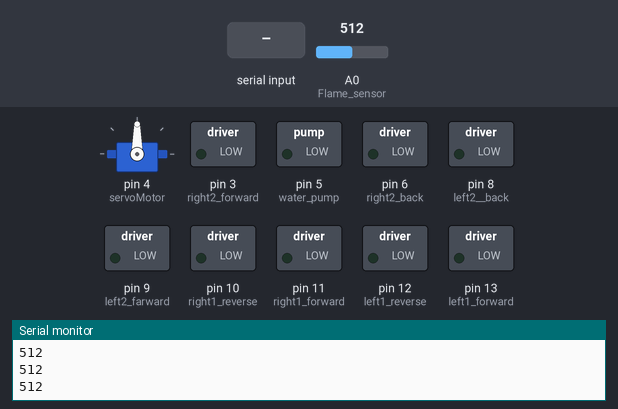
A sketch run on a simulated Arduino Uno, built with avr-gcc and run on an emulated ATmega328P. On the bench: servo, switched loads named in the sketch (green lamp = pin HIGH), the last lines printed to the serial monitor. The inputs (shaded band) are chosen by the test bench; at power-on: A0 (Flame_sensor) = 512.

Above: at 1.2 s.
1.3 s: "J" received over Serial
At 2.8 s:
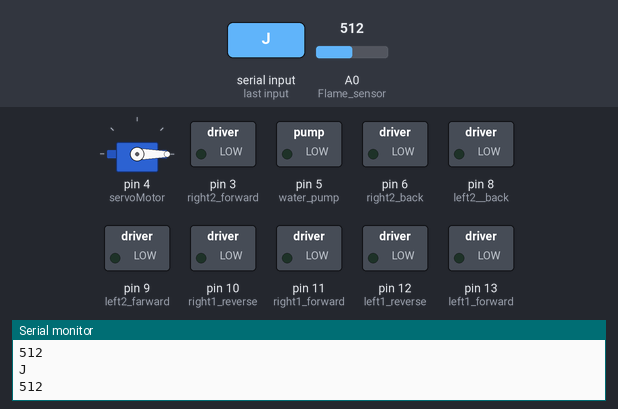
3.8 s: "30,150\n" received over Serial
At 5.0 s:
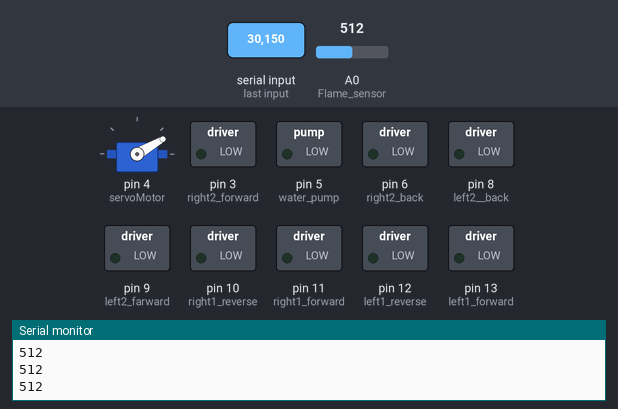
5.3 s: "X" received over Serial
At 6.4 s:
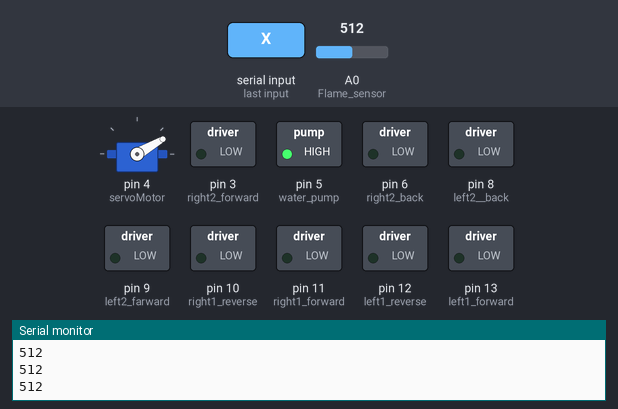
6.8 s: "B90\n" received over Serial
At 7.7 s:
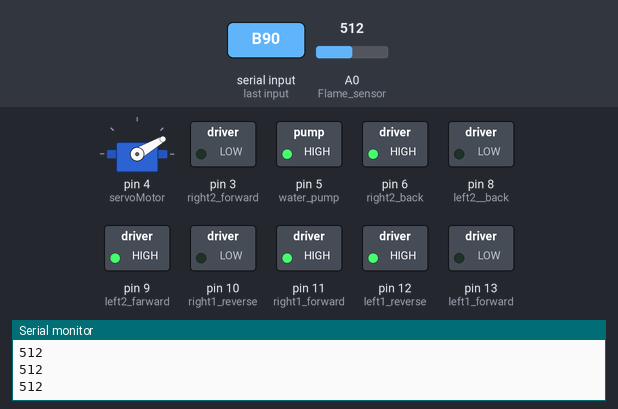
8.3 s: "Y" received over Serial
At 9.1 s:
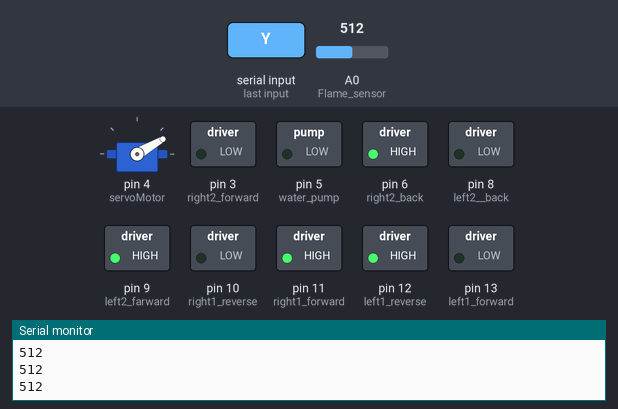
9.8 s: "F90\n" received over Serial
At 10.4 s:
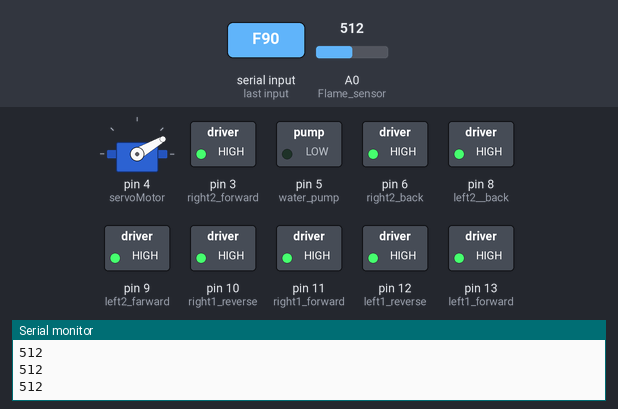
Timing chart, 0 to 12.3 s (numbered marks = the images above; inputs shaded):
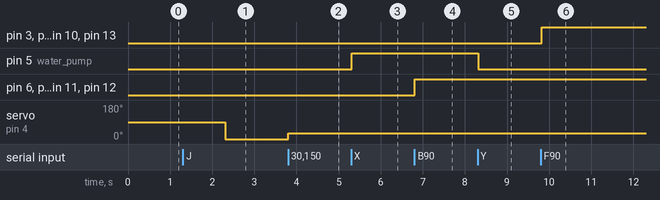

The sketch:

car-5.ino
```cpp
#include <SoftwareSerial.h>
#include <Servo.h>

Servo servoMotor;
char t;
void setup() {
  pinMode(13, OUTPUT);  //left1 forward
  pinMode(12, OUTPUT);  //left1 reverse
  pinMode(11, OUTPUT);  //right1 forward
  pinMode(10, OUTPUT);  //right1 reverse
  pinMode(9, OUTPUT);   //left2 farward
  pinMode(8, OUTPUT);   //left2  back
  pinMode(3, OUTPUT);   //right2 forward
  pinMode(6, OUTPUT);   //right2 back
  pinMode(5, OUTPUT);   //water pump
  pinMode(4, OUTPUT);   //servo
  pinMode(A0, INPUT);   // Flame sensor
  servoMotor.attach(4);
  Serial.begin(9600);
  digitalWrite(5, LOW);
}

void loop() {
int flameValue = analogRead(A0);
Serial.println(flameValue);
  if (Serial.available()) {
    t = Serial.read();
    Serial.println(t);
  }

  if (t == 'B') { // move  forward(all motors rotate in forward direction)
    digitalWrite(12, HIGH);
    digitalWrite(11, HIGH);
    digitalWrite(9, HIGH);
    digitalWrite(6, HIGH);
  }

  else if (t == 'F') { // move reverse (all  motors rotate in reverse direction)
    digitalWrite(13, HIGH);
    digitalWrite(10, HIGH);
    digitalWrite(8, HIGH);
    digitalWrite(3, HIGH);
  }

  else if (t == 'R') { // turn right (left side motors rotate in forward direction,  right side motors doesn't rotate)
    digitalWrite(13, HIGH);
    digitalWrite(3, HIGH);
  }

  else if (t == 'L') { // turn left (right side motors rotate in forward direction, left  side motors doesn't rotate)
    digitalWrite(10, HIGH);
    digitalWrite(8, HIGH);
  }
  else if (t == 'S') { // STOP (all motors stop)
    digitalWrite(13, LOW);
    digitalWrite(12, LOW);
    digitalWrite(11, LOW);
    digitalWrite(10, LOW);
    digitalWrite(9, LOW);
    digitalWrite(8, LOW);
    digitalWrite(3, LOW);
    digitalWrite(6, LOW);
  }
  else if (t == 'J'){
    int servalue = Serial.parseInt();
    servoMotor.write(servalue);
    }
  else if (t == 'X'){
  digitalWrite(5, HIGH);
  }
  else if (t == 'Y'){
  digitalWrite(5, LOW);
  }
  delay(100);
}
```

Measured:
- after the input at 1.3 s, servo on pin 4 (servoMotor): 90° → 0° after 1.0 s
- after the input at 3.8 s, servo on pin 4 (servoMotor): 0° → 30° at once
- after the input at 5.3 s, pin 5 (water_pump): LOW → HIGH at once
- after the input at 6.8 s, pin 6 (right2_back), pin 9 (left2_farward), pin 11 (right1_forward), pin 12 (left1_reverse): LOW → HIGH at once
- after the input at 8.3 s, pin 5 (water_pump): HIGH → LOW at once
- after the input at 9.8 s, pin 3 (right2_forward), pin 8 (left2__back), pin 10 (right1_reverse), pin 13 (left1_forward): LOW → HIGH at once
